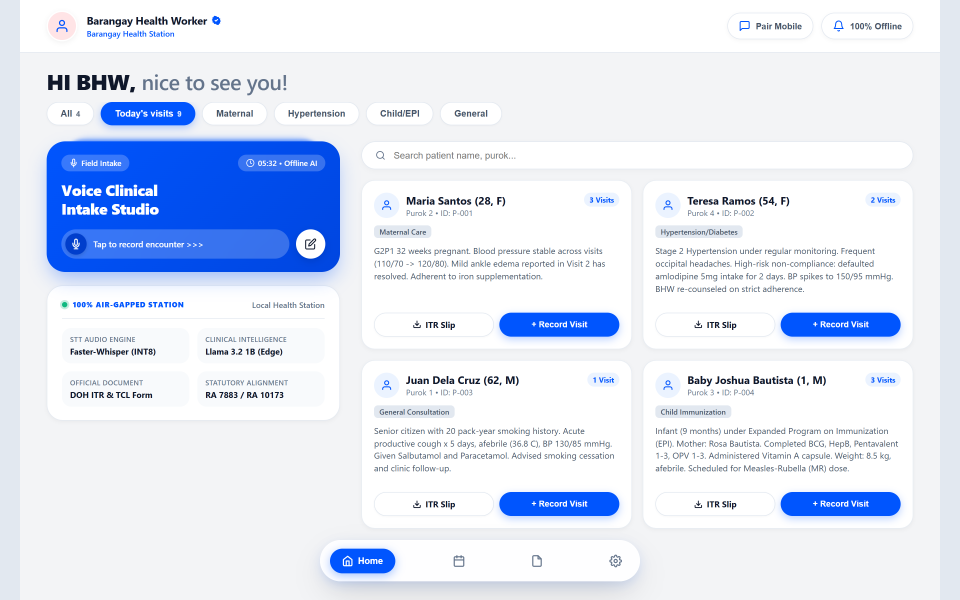
#> input picture video/assets/screens/01_desktop_dashboard.png, 2880 x 1800 px (shown at 1/3 size)
$ python -i render_motion_graphics.py   (imports and definitions only)
#> lines starting #> are read from the running program, lines starting #| are printed output that depends on the picture
import os, sys, math, time, subprocess
import numpy as np
from PIL import Image, ImageDraw, ImageFont, ImageFilter
import imageio_ffmpeg

WIDTH, HEIGHT = 1920, 1080
FPS = 30
TOTAL_DURATION = 53.63
TOTAL_FRAMES = int(TOTAL_DURATION * FPS) # 1608 frames

# [1 line that did not run here, left out]

# Font setup
FONT_BOLD_PATH = 'C:/Windows/Fonts/segoeuib.ttf'
FONT_REG_PATH = 'C:/Windows/Fonts/segoeui.ttf'

font_kicker = ImageFont.truetype(FONT_BOLD_PATH, 17)
font_title = ImageFont.truetype(FONT_BOLD_PATH, 48)
font_title_lg = ImageFont.truetype(FONT_BOLD_PATH, 58)
font_subtitle = ImageFont.truetype(FONT_REG_PATH, 22)
font_card_head = ImageFont.truetype(FONT_BOLD_PATH, 20)
font_card_sub = ImageFont.truetype(FONT_REG_PATH, 16)
font_body = ImageFont.truetype(FONT_REG_PATH, 16)
font_body_bold = ImageFont.truetype(FONT_BOLD_PATH, 16)
font_badge = ImageFont.truetype(FONT_BOLD_PATH, 14)
font_stat = ImageFont.truetype(FONT_BOLD_PATH, 38)
font_stat_lbl = ImageFont.truetype(FONT_REG_PATH, 15)

from pathlib import Path
BASE_DIR = Path(__file__).resolve().parent
ASSETS_DIR = BASE_DIR / 'assets'

# Load visual assets
# [10 lines not run here, left out]


# Pre-render background with dots
bg_base = Image.new('RGB', (WIDTH, HEIGHT), (248, 250, 252))
draw_bg = ImageDraw.Draw(bg_base)
# [3 lines not run here, left out]

# Colors
C_BG_CARD = (255, 255, 255)
C_BORDER = (226, 232, 240)
C_TEXT_MAIN = (15, 23, 42)
C_TEXT_MUTED = (71, 85, 105)
C_PRIMARY = (0, 102, 255)
C_PRIMARY_LIGHT = (239, 246, 255)
C_DANGER = (220, 38, 38)
C_DANGER_BG = (254, 242, 242)
C_SUCCESS = (22, 163, 74)
C_SUCCESS_BG = (240, 253, 244)
C_AMBER = (217, 119, 6)
C_AMBER_BG = (254, 243, 199)

def ease_out_cubic(t):
    return 1 - (1 - t) ** 3

def ease_in_out(t):
    return 3 * t**2 - 2 * t**3

def clamp(val, low=0.0, high=1.0):
    return max(low, min(high, val))

# [10 lines left out: function draw_header, not called in this run]

def draw_card(draw, box, fill=C_BG_CARD, outline=C_BORDER, radius=14, width=1):
    draw.rounded_rectangle(box, radius=radius, fill=fill, outline=outline, width=width)

# [719 lines left out: functions draw_shadow, render_scene_1, render_scene_2, render_scene_3, render_scene_4, render_scene_5 and 3 more, not called in this run]

def render_frame(frame_idx):
    t = frame_idx / FPS
    if t < 4.10:
        return render_scene_1(t, frame_idx)
    elif t < 8.05:
        return render_scene_2(t, frame_idx)
    elif t < 16.20:
        return render_scene_3(t, frame_idx)
    elif t < 23.60:
        return render_scene_4(t, frame_idx)
    elif t < 31.60:
        return render_scene_5(t, frame_idx)
    elif t < 38.90:
        return render_scene_6(t, frame_idx)
    elif t < 48.95:
        return render_scene_7(t, frame_idx)
    else:
        return render_scene_8(t, frame_idx)

# [42 lines left out: function main, not called in this run]

# [2 lines not run here, left out]

>>> import cv2
>>> picture = cv2.imread('assets/screens/01_desktop_dashboard.png', cv2.IMREAD_GRAYSCALE)
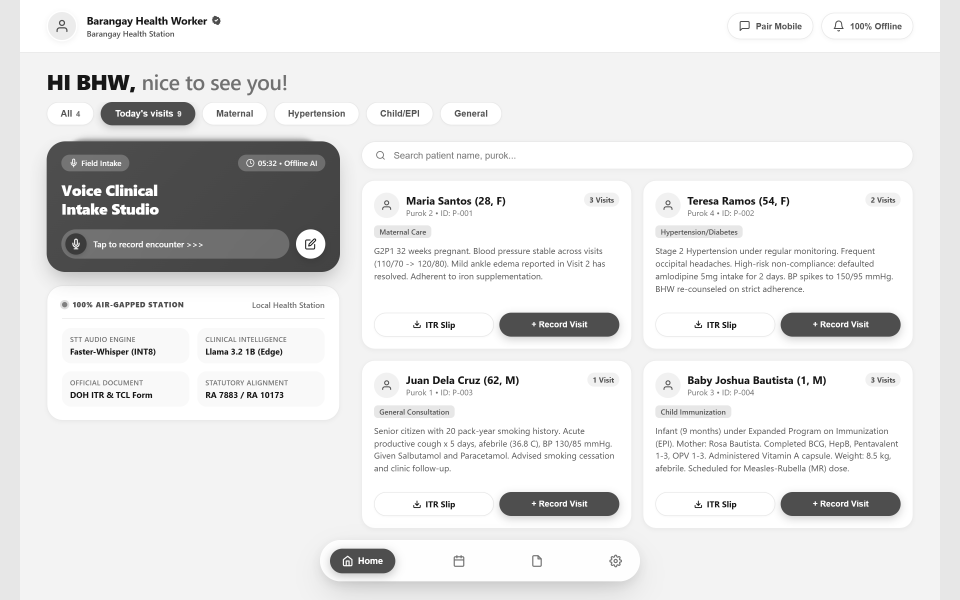
#> picture: shape (1800, 2880) (shown at 1/3 size); min 22, max 255, mean 228.9
>>> result = render_frame(picture)
#> (the run stopped early here; a loop or call above may not have finished)
